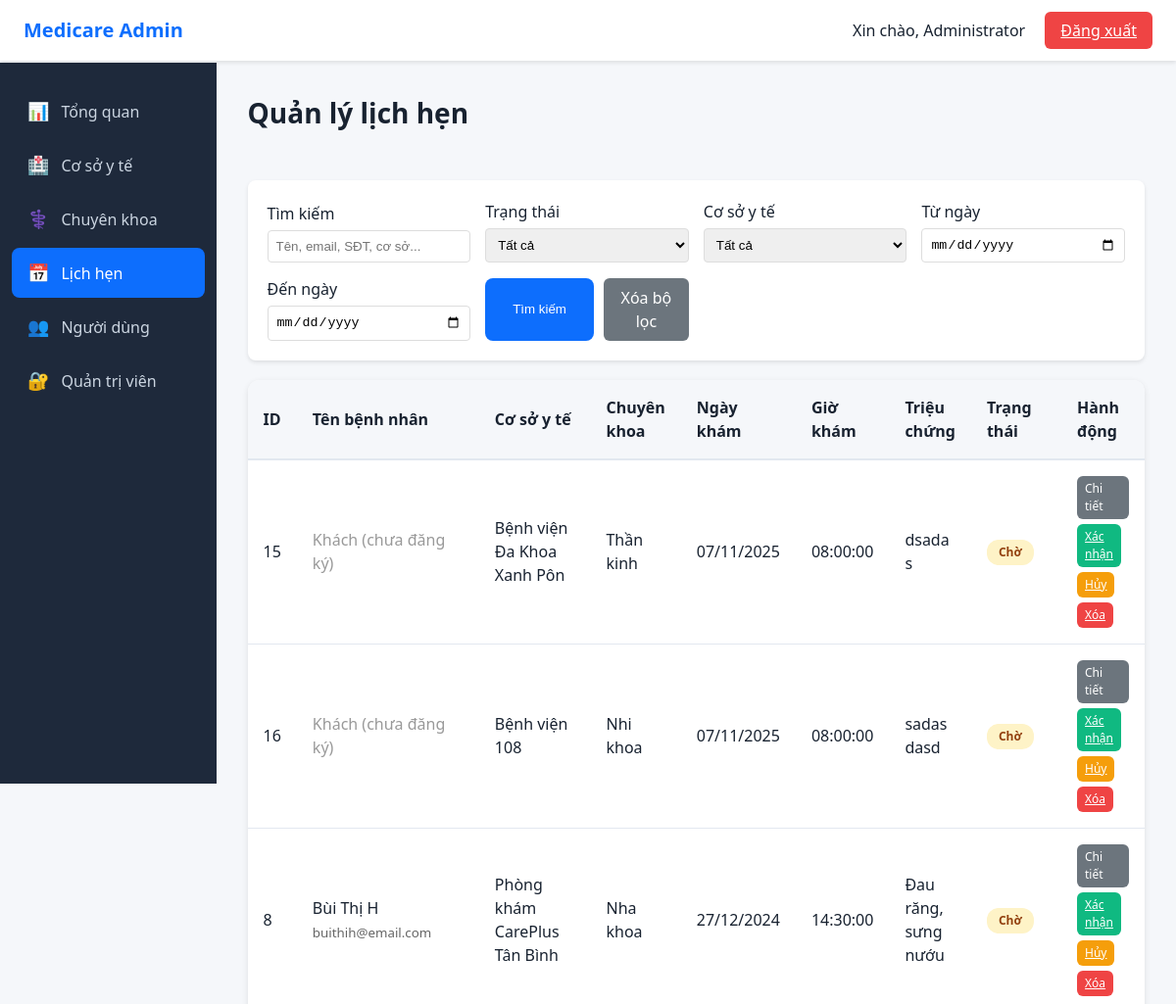
Page /admin/admin-appointments.php (signed in, upper part) on the earlier database version.
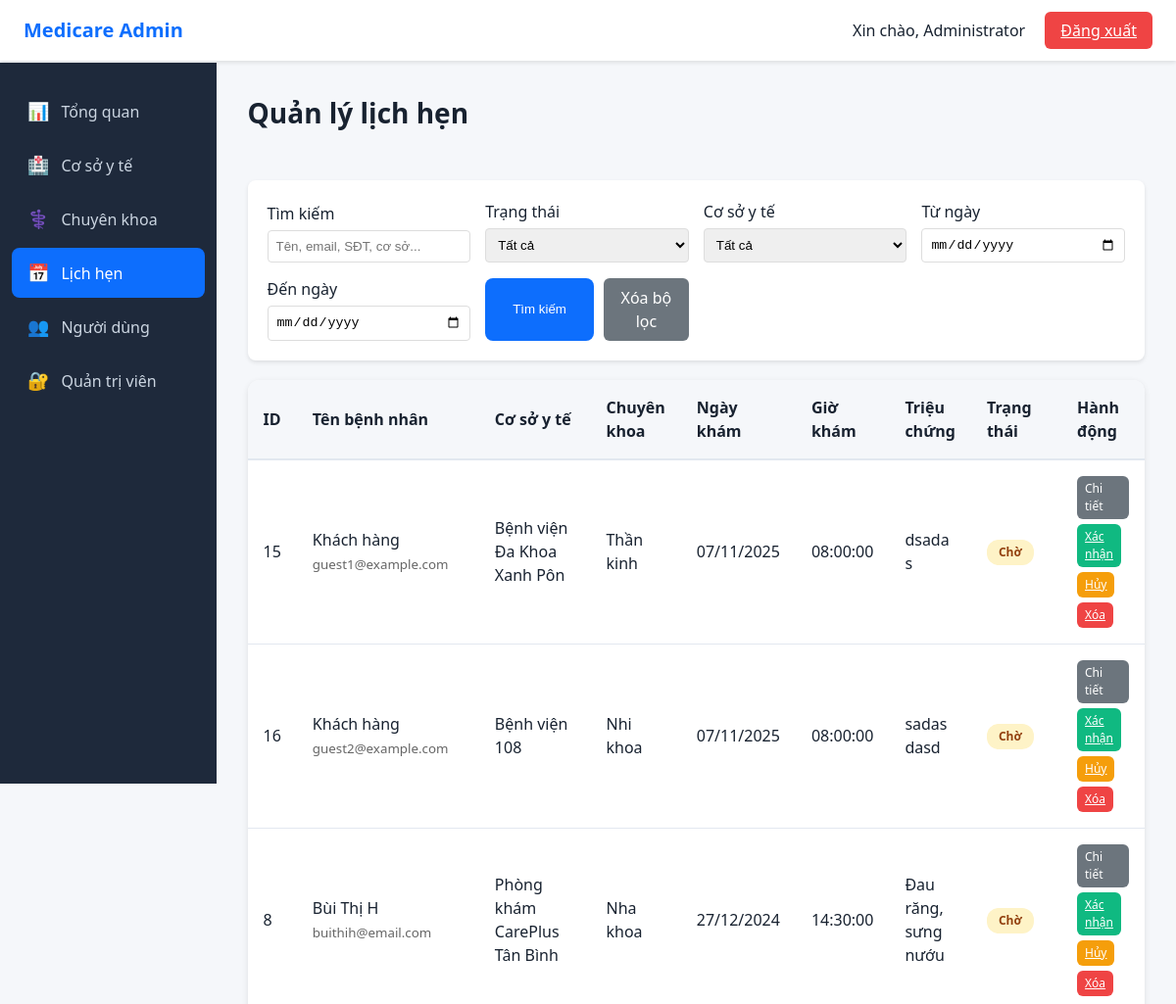
Same page on the later database version.
### tables this page shows
CREATE TABLE `appointments` (
  `appointment_id` int(11) NOT NULL,
  `user_id` int(11) DEFAULT NULL,
  `patient_name` varchar(100) DEFAULT NULL,
  `patient_email` varchar(100) DEFAULT NULL,
  `patient_phone` varchar(20) DEFAULT NULL,
  `facility_id` int(11) NOT NULL,
  `specialty_id` int(11) NOT NULL,
  `appointment_date` date NOT NULL,
  `appointment_time` time NOT NULL,
  `symptoms` text DEFAULT NULL,
  `status` enum('pending','confirmed','completed','canceled') DEFAULT 'pending',
  `created_at` timestamp NOT NULL DEFAULT current_timestamp(),
  `updated_at` timestamp NOT NULL DEFAULT current_timestamp() ON UPDATE current_timestamp()
);

CREATE TABLE `facilities` (
  `facility_id` int(11) NOT NULL,
  `name` varchar(200) NOT NULL,
  `type` enum('hospital','clinic') NOT NULL,
  `address` text NOT NULL,
  `phone` varchar(20) NOT NULL,
  `working_hours` varchar(100) NOT NULL,
  `description` text DEFAULT NULL,
  `image` varchar(255) DEFAULT NULL,
  `created_at` timestamp NOT NULL DEFAULT current_timestamp()
);

CREATE TABLE `specialties` (
  `specialty_id` int(11) NOT NULL,
  `specialty_name` varchar(100) NOT NULL,
  `icon` varchar(255) DEFAULT NULL,
  `created_at` timestamp NOT NULL DEFAULT current_timestamp()
);

### admin/admin-appointments.php (the view, shortened to what the changed rows need)
<?php
require_once '../config.php';
include 'admin-header.php';
$per_page = 20;
$page = isset($_GET['page']) && is_numeric($_GET['page']) ? intval($_GET['page']) : 1;
$page = max(1, $page);
$offset = ($page - 1) * $per_page;
$where_conditions = [];
$where_clause = !empty($where_conditions) ? 'WHERE ' . implode(' AND ', $where_conditions) : '';
$appointments = [];
$sql = "SELECT a.*,
               COALESCE(a.patient_name, u.fullname) AS display_name,
               COALESCE(a.patient_email, u.email) AS display_email,
               COALESCE(a.patient_phone, u.phone) AS display_phone,
               f.name AS facility_name,
               s.specialty_name
        FROM appointments a
        LEFT JOIN users u ON a.user_id = u.user_id
        JOIN facilities f ON a.facility_id = f.facility_id
        JOIN specialties s ON a.specialty_id = s.specialty_id
        $where_clause
        ORDER BY a.appointment_date DESC, a.appointment_time DESC
        LIMIT $per_page OFFSET $offset";
$result = mysqli_query($conn, $sql);
if ($result) {
    while ($row = mysqli_fetch_assoc($result)) {
        $appointments[] = $row;
    }
}
function formatDate($date) {
    $date_obj = new DateTime($date);
    return $date_obj->format('d/m/Y');
}
function formatStatus($status) {
    $status_text = [
        'pending' => 'Chờ',
        'confirmed' => 'Xác nhận',
        'completed' => 'Đã hoàn thành',
        'canceled' => 'Hủy'
    ];
    return isset($status_text[$status]) ? $status_text[$status] : $status;
}
?>
<div class="admin-content">
    <div class="page-header">
        <h1 class="page-title">Quản lý lịch hẹn</h1>
    </div>
    <div class="table-container">
        <table class="admin-table">
            <thead>
                <tr>
                    <th>ID</th>
                    <th>Tên bệnh nhân</th>
                    <th>Cơ sở y tế</th>
                    <th>Chuyên khoa</th>
                    <th>Ngày khám</th>
                    <th>Giờ khám</th>
                    <th>Triệu chứng</th>
                    <th>Trạng thái</th>
                    <th>Hành động</th>
                </tr>
            </thead>
            <tbody>
                <?php if (empty($appointments)): ?>
                    <tr>
                        <td colspan="9">Chưa có lịch hẹn nào.</td>
                    </tr>
                <?php else: ?>
                    <?php foreach ($appointments as $appointment): ?>
                        <tr>
                            <td><?php echo $appointment['appointment_id']; ?></td>
                            <td>
                                <?php if (!empty($appointment['display_name'])): ?>
                                    <?php echo htmlspecialchars($appointment['display_name']); ?>
                                    <?php if (!empty($appointment['display_email'])): ?>
                                        <br><small style="color: #666;"><?php echo htmlspecialchars($appointment['display_email']); ?></small>
                                    <?php endif; ?>
                                <?php else: ?>
                                    <span style="color: #999;">Khách (chưa đăng ký)</span>
                                <?php endif; ?>
                            </td>
                            <td><?php echo htmlspecialchars($appointment['facility_name']); ?></td>
                            <td><?php echo htmlspecialchars($appointment['specialty_name']); ?></td>
                            <td><?php echo formatDate($appointment['appointment_date']); ?></td>
                            <td><?php echo htmlspecialchars($appointment['appointment_time']); ?></td>
                            <td style="max-width: 200px; word-wrap: break-word; word-break: break-word; overflow-wrap: break-word;"><?php echo htmlspecialchars(substr($appointment['symptoms'], 0, 50)) . (strlen($appointment['symptoms']) > 50 ? '...' : ''); ?></td>
                            <td>
                                <span class="status-badge <?php echo $appointment['status']; ?>">
                                    <?php echo formatStatus($appointment['status']); ?>
                                </span>
                            </td>
                            <td>
                                <div style="display: flex; gap: 5px; flex-wrap: wrap;">
                                    <a href="admin-appointment-detail.php?id=<?php echo $appointment['appointment_id']; ?>" class="btn-admin-secondary" style="padding: 4px 8px; font-size: 12px; text-decoration: none;">Chi tiết</a>
                                    <?php if ($appointment['status'] == 'pending'): ?>
                                        <a href="admin-appointments.php?<?php echo http_build_query(array_merge($_GET, ['update_status' => $appointment['appointment_id'], 'status' => 'confirmed'])); ?>" class="btn-confirm" style="padding: 4px 8px; font-size: 12px;">Xác nhận</a>
                                    <?php endif; ?>
                                    <?php if ($appointment['status'] != 'canceled' && $appointment['status'] != 'completed'): ?>
                                        <a href="admin-appointments.php?<?php echo http_build_query(array_merge($_GET, ['update_status' => $appointment['appointment_id'], 'status' => 'canceled'])); ?>" class="btn-cancel-action" style="padding: 4px 8px; font-size: 12px;" onclick="return confirm('Bạn có chắc muốn hủy lịch hẹn này?')">Hủy</a>
                                    <?php endif; ?>
                                    <a href="admin-appointments.php?<?php echo http_build_query(array_merge($_GET, ['delete' => $appointment['appointment_id']])); ?>" class="btn-delete" style="padding: 4px 8px; font-size: 12px;" onclick="return confirm('Bạn có chắc muốn xóa lịch hẹn này?')">Xóa</a>
                                </div>
                            </td>
                        </tr>
                    <?php endforeach; ?>
                <?php endif; ?>
            </tbody>
        </table>
    </div>
</div>
<?php include 'admin-footer.php'; ?>

Differences in the rows shown:
changed appointments "dsadas": display_name (not shown) → "Khách hàng"; display_email (not shown) → "guest1@example.com"; no longer shows "Khách (chưa đăng ký)"
changed appointments "sadasdasd": display_name (not shown) → "Khách hàng"; display_email (not shown) → "guest2@example.com"; no longer shows "Khách (chưa đăng ký)"
